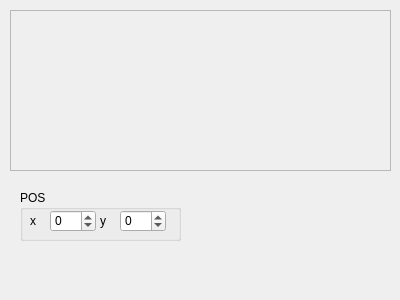
<?xml version="1.0" encoding="UTF-8"?>
<ui version="4.0">
 <class>Form_GameDetail</class>
 <widget class="QWidget" name="Form_GameDetail">
  <property name="geometry">
   <rect>
    <x>0</x>
    <y>0</y>
    <width>400</width>
    <height>300</height>
   </rect>
  </property>
  <property name="windowTitle">
   <string>Form</string>
  </property>
  <widget class="QScrollArea" name="scrollArea_gameview">
   <property name="geometry">
    <rect>
     <x>10</x>
     <y>10</y>
     <width>381</width>
     <height>161</height>
    </rect>
   </property>
   <property name="widgetResizable">
    <bool>false</bool>
   </property>
  </widget>
  <widget class="QWidget" name="widget_detail" native="true">
   <property name="geometry">
    <rect>
     <x>10</x>
     <y>180</y>
     <width>381</width>
     <height>111</height>
    </rect>
   </property>
   <widget class="QGroupBox" name="groupBox">
    <property name="geometry">
     <rect>
      <x>10</x>
      <y>10</y>
      <width>161</width>
      <height>51</height>
     </rect>
    </property>
    <property name="title">
     <string>POS</string>
    </property>
    <widget class="QLabel" name="label">
     <property name="geometry">
      <rect>
       <x>10</x>
       <y>20</y>
       <width>16</width>
       <height>21</height>
      </rect>
     </property>
     <property name="text">
      <string>x</string>
     </property>
    </widget>
    <widget class="QSpinBox" name="spinBox_posx">
     <property name="geometry">
      <rect>
       <x>30</x>
       <y>20</y>
       <width>46</width>
       <height>22</height>
      </rect>
     </property>
     <property name="minimum">
      <number>-9999</number>
     </property>
     <property name="maximum">
      <number>9999</number>
     </property>
    </widget>
    <widget class="QLabel" name="label_2">
     <property name="geometry">
      <rect>
       <x>80</x>
       <y>20</y>
       <width>16</width>
       <height>21</height>
      </rect>
     </property>
     <property name="text">
      <string>y</string>
     </property>
    </widget>
    <widget class="QSpinBox" name="spinBox_posy">
     <property name="geometry">
      <rect>
       <x>100</x>
       <y>20</y>
       <width>46</width>
       <height>22</height>
      </rect>
     </property>
     <property name="minimum">
      <number>-9999</number>
     </property>
     <property name="maximum">
      <number>9999</number>
     </property>
    </widget>
   </widget>
  </widget>
 </widget>
 <resources/>
 <connections/>
</ui>
